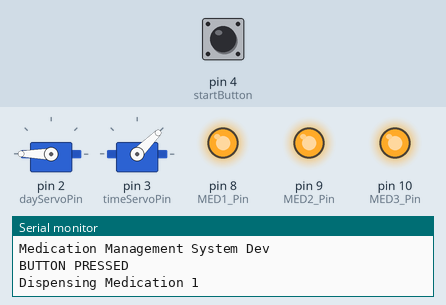
Recording of a sketch running on a simulated Arduino Uno, built with avr-gcc and run on an emulated ATmega328P. On the bench: 2 × servo, output pins drawn as LEDs (lit = HIGH), the last lines printed to the serial monitor. The inputs (shaded band) are chosen by the test bench; at power-on: pin 4 (startButton) HIGH.

Above: at 0.1 s.
At 11.1 s:
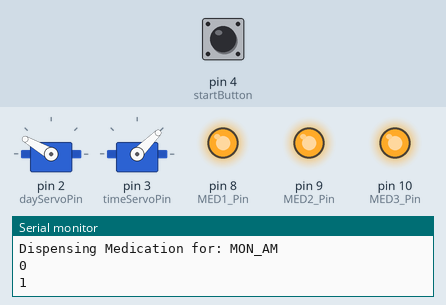
At 15.1 s:
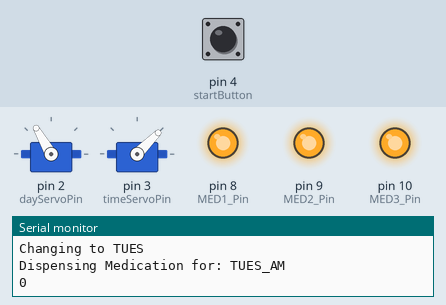
At 21.1 s:
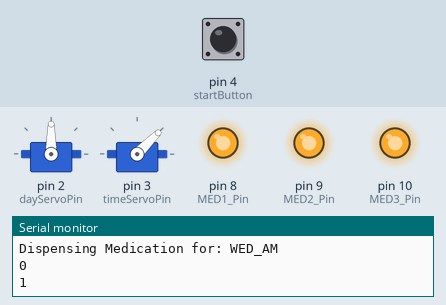
At 29.1 s:
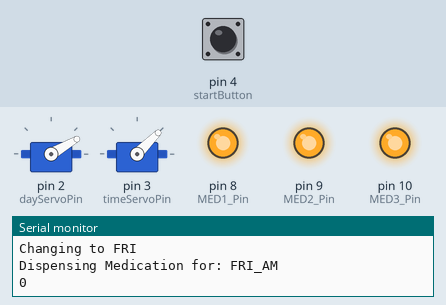
At 38.1 s:
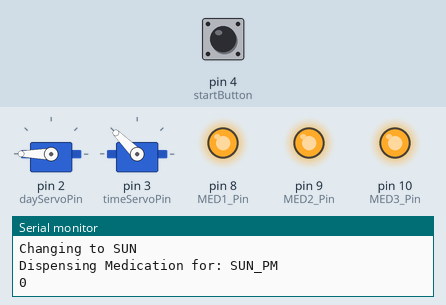
Timing chart, 0 to 39.6 s (numbered marks = the images above):
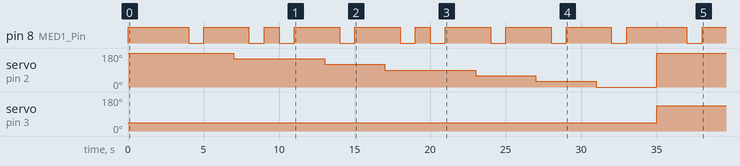

Measured:
- by itself, pin 8 (MED1_Pin): HIGH → LOW at 4.0 s, → HIGH 1.0 s later, → LOW 3.0 s later, → HIGH 1.0 s later, … (20 changes in this stretch)
- by itself, servo on pin 3 (timeServoPin): 45° → 135° at 35.0 s
- by itself, servo on pin 2 (dayServoPin): 180° → 150° at 7.0 s, → 120° 6.0 s later, → 90° 4.0 s later, → 60° 6.0 s later, … (7 changes in this stretch)

The sketch:

Sorter.ino
```cpp
/*
Medication Sorter Code
*/
 #include <Servo.h>
 int MED1_Pin = 8;
 int MED2_Pin = 9;
 int MED3_Pin =10;
 int dayServoPin = 2;
 int timeServoPin = 3;
 const int startButton = 4;
 int flag = 0;
 int flag2= 0;
 int buttonState = 0;
 Servo dayServo;
 Servo timeServo;
 int MED1[14]={1,2,1,2,1,1,1,1,1,1,1,1,1,1};
 int MED2[14]={1,2,1,2,1,1,1,1,1,1,1,1,1,1};
 int MED3[14]={1,2,1,2,1,1,1,1,1,1,1,1,1,1};

 String Day[14] = {"SUN_AM","MON_AM","TUES_AM","WED_AM","THURS_AM","FRI_AM","SAT_AM","SUN_PM","MON_PM","TUES_PM","WED_PM","THURS_PM","FRI_PM","SAT_PM"};
void setup(){
Serial.begin(9600);
pinMode(MED1_Pin, OUTPUT);
pinMode(MED2_Pin, OUTPUT);
pinMode(MED3_Pin, OUTPUT);
Serial.println ("Medication Management System Dev");
dayServo.attach(dayServoPin);
timeServo.attach(timeServoPin);
 digitalWrite(MED1_Pin, HIGH);      //Switch Solenoid ON
 digitalWrite(MED2_Pin, HIGH);
 digitalWrite(MED3_Pin, HIGH);
   dayServo.write (180);
   timeServo.write (45);
 pinMode(startButton, INPUT_PULLUP);
}

void loop()
{
  buttonState = digitalRead(startButton);

  //If button pressed...
  if (buttonState == HIGH) {
      Serial.println("BUTTON PRESSED");
      flag=1; //change flag variable
    }

    if (flag == 1){
  //Dispense Loop
  for (int i =0; i<3;i++){
      Dispense(i);
    }
    }
}

void Dispense (int x){
if (x==0){
     Serial.println("Dispensing Medication 1");
     delay (2000);

       for (int i =0; i<14;i++){ // WHAT DAY?
        delay (1000);
         changeDay(i);

         if (i > 6){
         changeTime(1);
             delay(1000);
         }  //Wait

         else if (i <= 6 ) {
            changeTime(0);
          }
      delay (1000);

       Serial.println("Dispensing Medication for: "+ Day[i]);
       // SOLENOID PUSHES OUT MED
       for (int j=0; j<MED1[i];j++){ // AMOUNT TO DISPENSE?
        Serial.println (j);
        digitalWrite(MED1_Pin, LOW);      //Switch Solenoid ON
        delay(1000);                          //Wait 1 Second
        digitalWrite(MED1_Pin, HIGH);       //Switch Solenoid OFF
        delay(1000);
       }

    }

}
else if (x==1){
     Serial.println("Dispensing Medication 2");
     delay (2000);

       for (int i =0; i<14;i++){ // WHAT DAY?
        delay (1000);
         changeDay(i);
         delay (1000);

              if (i > 6){
         changeTime(1);
             delay(1000);
         }  //Wait

         else if (i <= 6 ) {
            changeTime(0);
          }

           delay (1000);
       Serial.println("Dispensing Medication for: "+ Day[i]);
       // SOLENOID PUSHES OUT MED
       for (int j=0; j<MED2[i];j++){ // AMOUNT TO DISPENSE?
        Serial.println (j);
        digitalWrite(MED2_Pin, LOW);      //Switch Solenoid ON
        delay(1000);                          //Wait 1 Second
        digitalWrite(MED2_Pin, HIGH);       //Switch Solenoid OFF

       }

      delay (1000);
}
}
else if (x==2){
     Serial.println("Dispensing Medication 3");

     delay (2000);
       for (int i =0; i<14;i++){ // WHAT DAY?
        delay (1000);
       Serial.println("Dispensing Medication for: "+ Day[i]);
       // SOLENOID PUSHES OUT MED
        changeDay(i);

        if (i > 6){
         changeTime(1);
             delay(1000);
         }  //Wait

         else if (i <= 6 ) {
            changeTime(0);
          }
      delay (1000);


         delay (1000);
       for (int j=0; j<MED3[i];j++){ // AMOUNT TO DISPENSE?

        Serial.println (j);
        digitalWrite(MED3_Pin, LOW);      //Switch Solenoid ON
        delay(1000);                          //Wait 1 Second
        digitalWrite(MED3_Pin, HIGH);       //Switch Solenoid OFF
        delay(1000);

       }

      delay (1000);
}
}
}


void changeDay(int day) {
  if (day == 0 || day ==7){
    dayServo.write (180);
    Serial.println("Changing to SUN");
  }
  else if (day == 1 || day ==8){
    dayServo.write (150);
    Serial.println("Changing to MON");
  }
  else if (day == 2 || day ==9){
    dayServo.write (120);
      Serial.println("Changing to TUES");
  }
    else if (day == 3 || day ==10){
    dayServo.write (90);
      Serial.println("Changing to WED");
  }
  else if (day == 4 || day ==11){
    dayServo.write (60);
      Serial.println("Changing to THURS");
  }
   else if (day == 5 || day ==12){
    dayServo.write (30);
      Serial.println("Changing to FRI");
  }
    else if (day == 6 || day ==13){
    dayServo.write (0);
      Serial.println("Changing to SAT");
  }
}

void changeTime(int Time){
 if (Time == 0){
  timeServo.write (45);
  }
   else if (Time == 1){
  timeServo.write (135);
  }
  }
```
